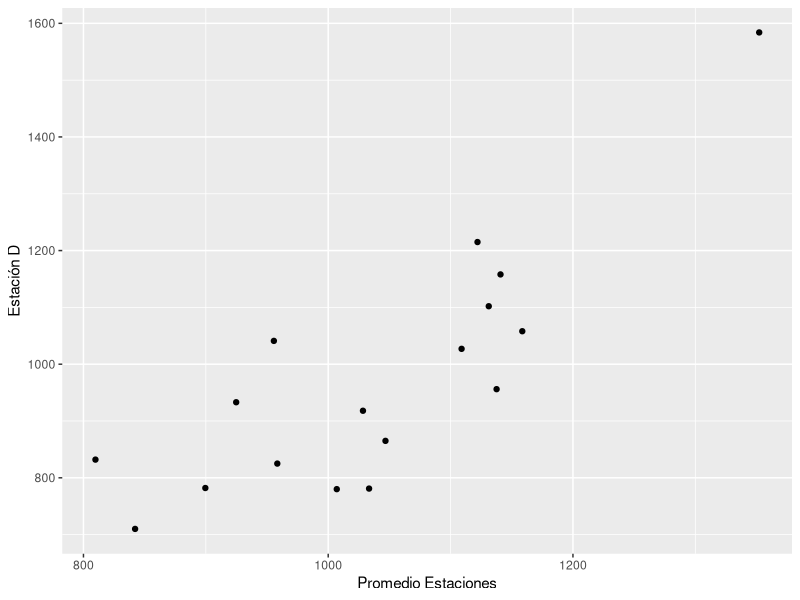
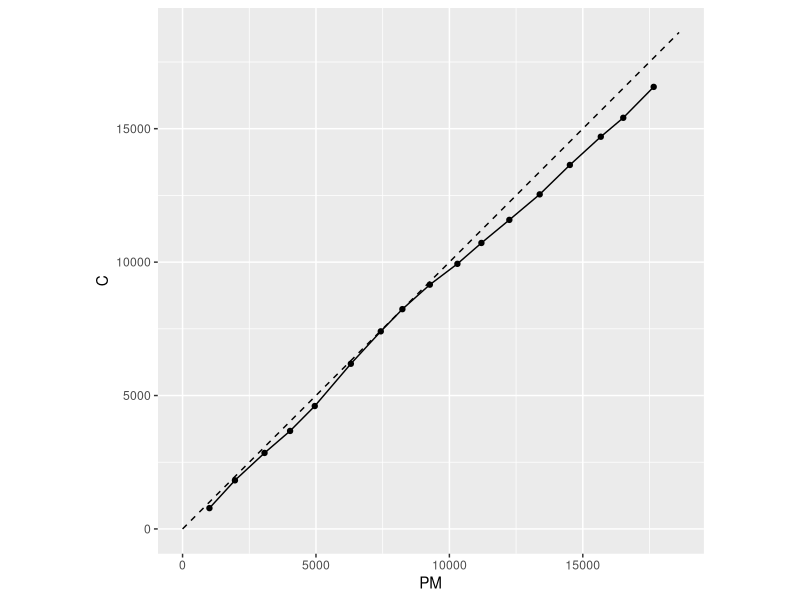
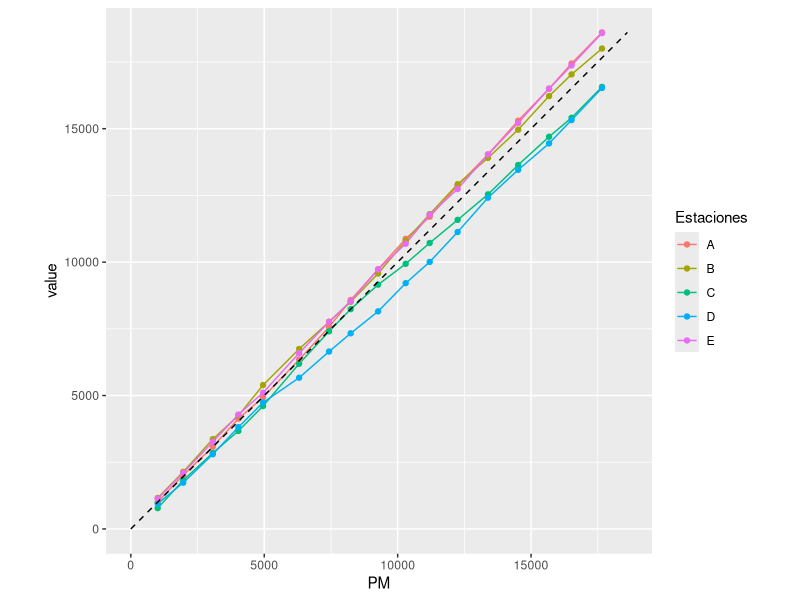
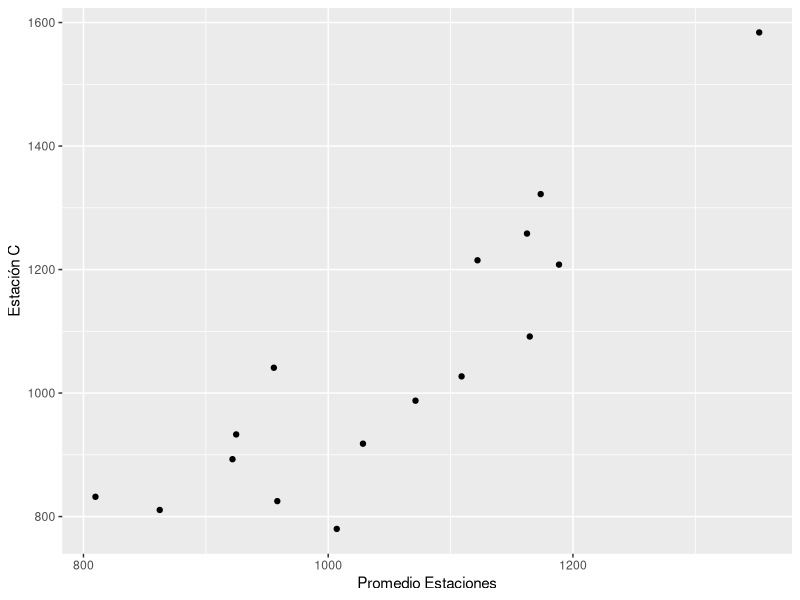
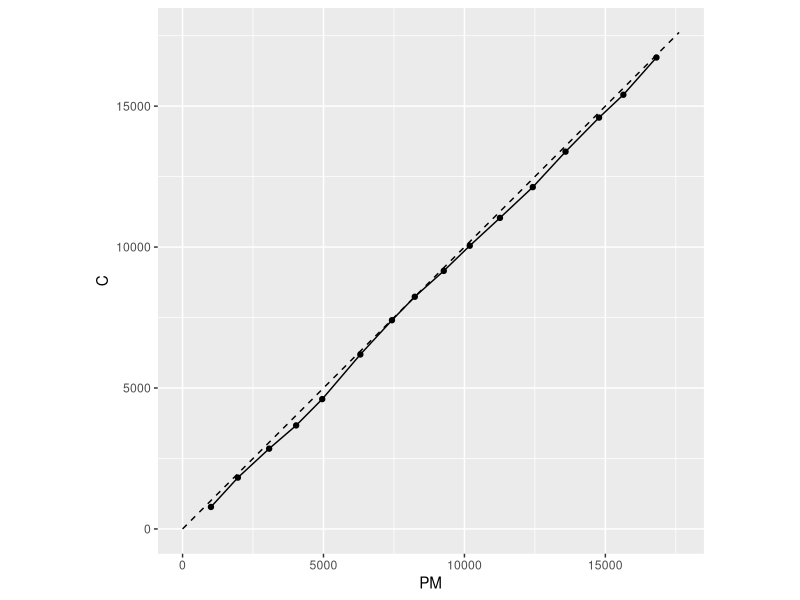

Write R code to recreate these figures, in order.

# Instalar las librerias
# install.packages("readxl")
# install.packages("tibble")
# install.packages("ggplot2")
# install.packages("xts")

# Cargar las Librerias 

library(readxl)
library(tibble)
library(ggplot2)
library(xts)
library(reshape)

# Importar los datos del archivo Excel ------------------------------------

RainfallData <- read_excel("./Data/RainfallData.xlsx", 
                           skip = 4)

# View(RainfallData)
# RainfallData2 <- summary(RainfallData)

RainfallData <- RainfallData %>%
  add_column(PM = rowMeans(RainfallData[-1]))

ggplot2::ggplot(data = RainfallData) + 
  geom_point(mapping = aes(PM, C)) +
  labs(x = "Promedio Estaciones",
       y = "Estación D")

RainfallData2 <- cumsum(RainfallData[,-1])
RainfallData2 <- cbind(RainfallData[,1], RainfallData2) 

a <- data.frame(a=c(1:max(RainfallData2)), 
                b=c(1:max(RainfallData2)))

ggplot(data = RainfallData2, mapping = aes(PM, C)) +
  geom_point() + geom_line() +
  geom_line(data = a, mapping = aes(a,b),linetype = "dashed") + 
  coord_fixed()

plot1 <- melt(RainfallData2[-1], id.vars = "PM", variable_name = "Estaciones")

ggplot(plot1, aes(PM,value)) + geom_line(aes(colour = Estaciones)) + 
  geom_point(aes(colour = Estaciones)) +
  geom_line(data = a, mapping = aes(a,b),linetype = "dashed") +
  coord_fixed()

# plot1 <- melt(RainfallData2[-1], id.vars = "PM", variable_name = "Estaciones")
# 
# ggplot(plot1, aes(PM,value)) + geom_point(aes(colour = Estaciones))

# Corrección de serie -----------------------------------------------------
# Mediante analisis de regresion lineal
# Seleccion

RainfallData2[,1] <- as.Date(paste(RainfallData2[,1], "01", "01",sep="-"),
                             format="%Y-%m-%d")

RainfallData2 <- xts(RainfallData2[,-1], RainfallData2[,1])
# write.csv(RainfallData2, file = "./Salidas/Data2.csv")

# Obteniendo la pendiente m1
a1 = 1970
a2 = 1978

d1 <- window(RainfallData2, 
             start = as.Date(paste(a1, "01", "01",sep="-"), 
                             format="%Y-%m-%d"), 
             end = as.Date(paste(a2, "01", "01",sep="-"),
                           format="%Y-%m-%d"))

x = d1$PM
y = d1$C

lm_rainfall = lm(y ~ +1 + x)
lm <- summary(lm_rainfall)
m1 <- lm$coefficients[2]
m1

# Obteniendo la pendiente m2
b1=1979
b2=1986

d2 <- window(RainfallData2, 
             start = as.Date(paste(b1, "01", "01",sep="-"), 
                             format="%Y-%m-%d"), 
             end = as.Date(paste(b2, "01", "01",sep="-"),
                           format="%Y-%m-%d"))

x2 = d2$PM
y2 = d2$C

lm_rainfall2 = lm(y2 ~ +1 + x2)
lm2 <- summary(lm_rainfall2)
m2 <- lm2$coefficients[2]
m2
# Obteniendo el factor de correción
factor = m1/m2
factor

RainfallData3 <- data.frame(RainfallData)
RainfallData3[,1] <- as.Date(paste(RainfallData3[,1], "01", "01",sep="-"),
                             format="%Y-%m-%d")

RainfallData3 <- as.xts(RainfallData3[,-1],
                        order.by = RainfallData3[,1])

RainfallData3a <- window(RainfallData3, 
                         start = as.Date(paste(a1, "01", "01",sep="-"), 
                                         format="%Y-%m-%d"), 
                         end = as.Date(paste(a2, "01", "01",sep="-"),
                                       format="%Y-%m-%d"))

RainfallData3b <- window(RainfallData3, 
                         start = as.Date(paste(b1, "01", "01",sep="-"), 
                                         format="%Y-%m-%d"), 
                         end = as.Date(paste(b2, "01", "01",sep="-"),
                                       format="%Y-%m-%d"))

RainfallData3b$C <-  RainfallData3b$C * factor

RainfallData4 <- rbind(RainfallData3a,
                       RainfallData3b[-1,])
RainfallData4$PM <- NULL
RainfallData4$PM <- rowMeans(RainfallData4)
RainfallData4

RainfallData5 <- cumsum(RainfallData4)
RainfallData5

ab<- data.frame(a=c(1:max(RainfallData5)), 
                b=c(1:max(RainfallData5)))

ggplot2::ggplot(data = RainfallData4) + 
  geom_point(mapping = aes(PM, C)) +
  labs(x = "Promedio Estaciones",
       y = "Estación C")

ggplot(data = RainfallData5, mapping = aes(PM, C)) +
  geom_point() + geom_line()+
  geom_line(data = ab, mapping = aes(a,b),
            linetype = "dashed") + coord_fixed()
